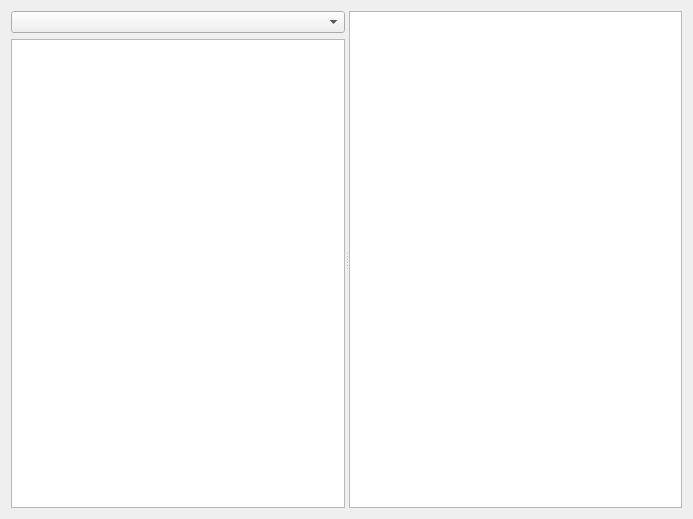
<?xml version="1.0" encoding="UTF-8"?>
<ui version="4.0">
 <class>dialogT1T9</class>
 <widget class="QWidget" name="dialogT1T9">
  <property name="geometry">
   <rect>
    <x>0</x>
    <y>0</y>
    <width>693</width>
    <height>519</height>
   </rect>
  </property>
  <property name="windowTitle">
   <string>Form</string>
  </property>
  <layout class="QVBoxLayout" name="verticalLayout_2">
   <item>
    <widget class="QSplitter" name="splitter">
     <property name="orientation">
      <enum>Qt::Horizontal</enum>
     </property>
     <widget class="QWidget" name="">
      <layout class="QVBoxLayout" name="verticalLayout">
       <item>
        <widget class="QComboBox" name="comboBox"/>
       </item>
       <item>
        <widget class="QTreeView" name="treeView"/>
       </item>
      </layout>
     </widget>
     <widget class="QTextBrowser" name="textBrowser"/>
    </widget>
   </item>
  </layout>
 </widget>
 <resources/>
 <connections/>
</ui>
